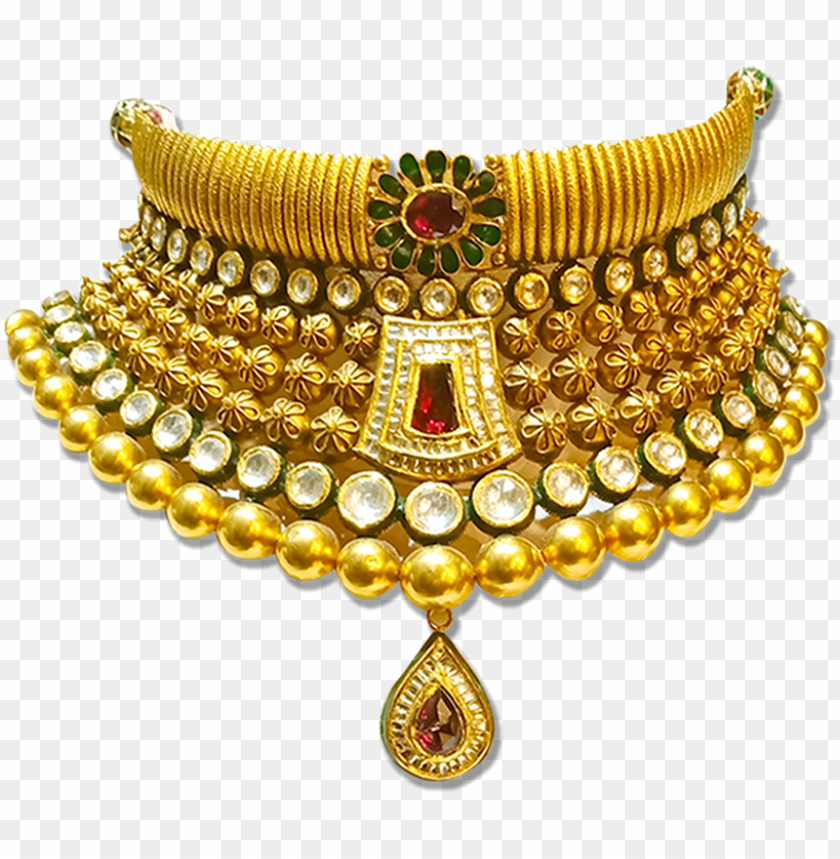
#> input picture imageManipulation/assets/jewelery.png, 840 x 859 px, found by its file name
$ python filter.py
#> lines starting #> are read from the running program, lines starting #| are printed output that depends on the picture
#pylint: skip-file

import cv2
import face_recognition
from PIL import Image, ImageDraw
#cv2.face.LBPHFaceRecognizer_create()
filter_img = cv2.imread("jewelery.png")
#> filter_img is the input picture: shape (859, 840, 3); mean B, G, R 160.9, 198.9, 215.7
img = cv2.imread("priyanka.jpeg")
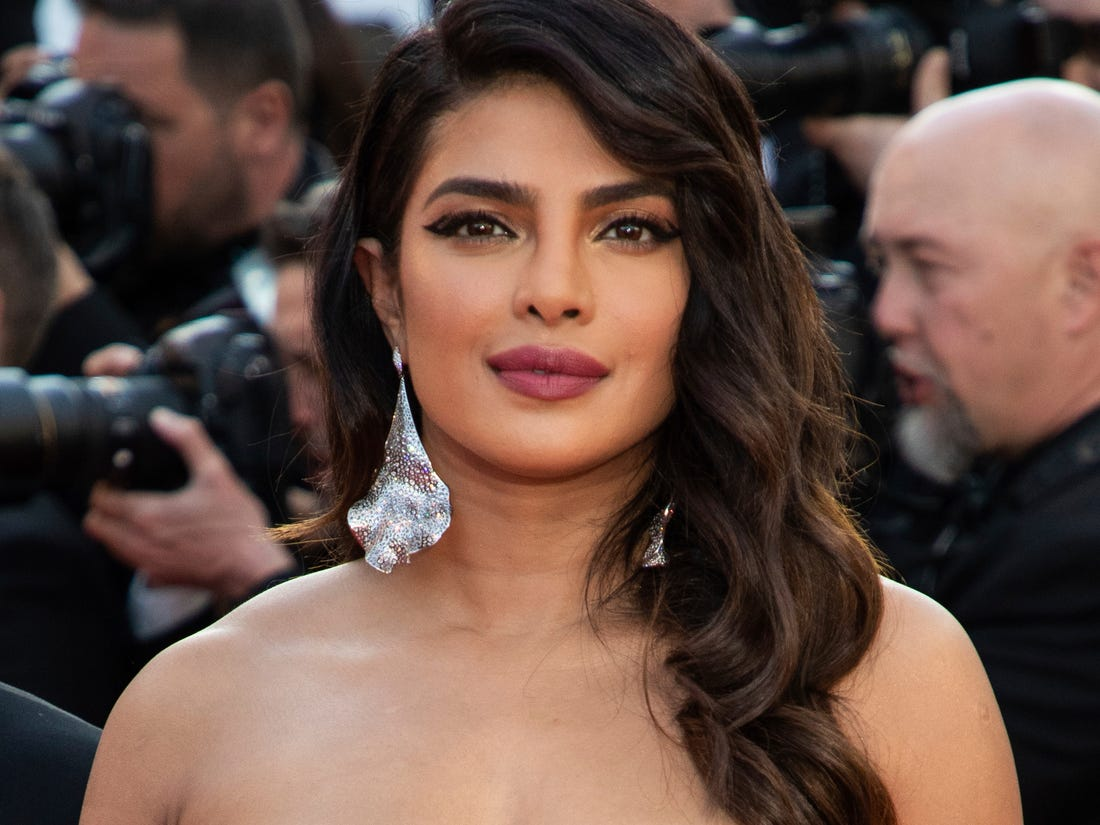
#> input picture imageManipulation/assets/priyanka.jpeg, 1100 x 825 px, found by its file name
#> img is the input picture: shape (825, 1100, 3); mean B, G, R 66.8, 75.8, 99.1
img = cv2.resize(img, (450,500))
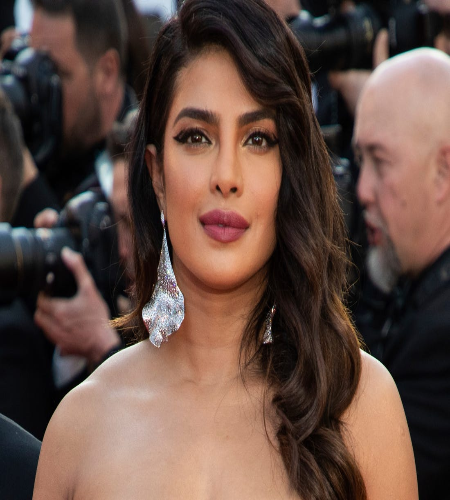
#> img: shape (500, 450, 3); mean B, G, R 66.7, 75.7, 99

#> (the run stopped early here; a loop or call above may not have finished)
